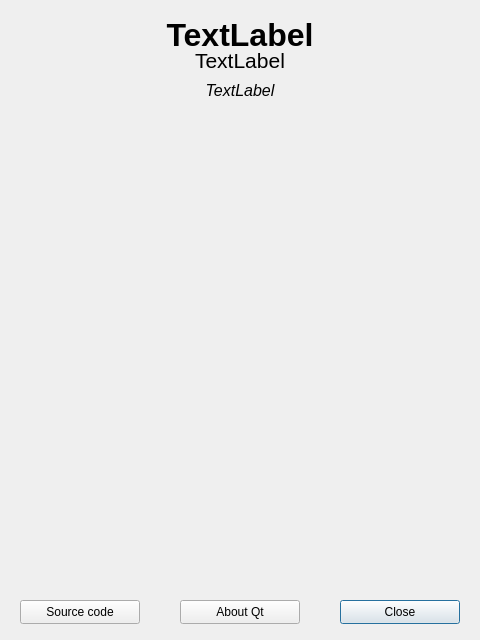
<?xml version="1.0" encoding="UTF-8"?>
<ui version="4.0">
 <class>AboutDialog</class>
 <widget class="QDialog" name="AboutDialog">
  <property name="geometry">
   <rect>
    <x>0</x>
    <y>0</y>
    <width>480</width>
    <height>640</height>
   </rect>
  </property>
  <property name="windowTitle">
   <string>About</string>
  </property>
  <widget class="QPushButton" name="pushButton_Close">
   <property name="geometry">
    <rect>
     <x>340</x>
     <y>600</y>
     <width>120</width>
     <height>24</height>
    </rect>
   </property>
   <property name="text">
    <string>Close</string>
   </property>
  </widget>
  <widget class="QLabel" name="label_Appname">
   <property name="geometry">
    <rect>
     <x>10</x>
     <y>10</y>
     <width>460</width>
     <height>50</height>
    </rect>
   </property>
   <property name="font">
    <font>
     <pointsize>24</pointsize>
     <weight>75</weight>
     <bold>true</bold>
    </font>
   </property>
   <property name="text">
    <string>TextLabel</string>
   </property>
   <property name="alignment">
    <set>Qt::AlignCenter</set>
   </property>
  </widget>
  <widget class="QLabel" name="label_Version">
   <property name="geometry">
    <rect>
     <x>10</x>
     <y>45</y>
     <width>460</width>
     <height>30</height>
    </rect>
   </property>
   <property name="font">
    <font>
     <pointsize>16</pointsize>
    </font>
   </property>
   <property name="text">
    <string>TextLabel</string>
   </property>
   <property name="alignment">
    <set>Qt::AlignCenter</set>
   </property>
  </widget>
  <widget class="QLabel" name="label_Developer">
   <property name="geometry">
    <rect>
     <x>10</x>
     <y>75</y>
     <width>460</width>
     <height>30</height>
    </rect>
   </property>
   <property name="font">
    <font>
     <pointsize>12</pointsize>
     <italic>true</italic>
    </font>
   </property>
   <property name="text">
    <string>TextLabel</string>
   </property>
   <property name="alignment">
    <set>Qt::AlignCenter</set>
   </property>
  </widget>
  <widget class="QPushButton" name="pushButton_AboutQt">
   <property name="geometry">
    <rect>
     <x>180</x>
     <y>600</y>
     <width>120</width>
     <height>24</height>
    </rect>
   </property>
   <property name="text">
    <string>About Qt</string>
   </property>
  </widget>
  <widget class="QPushButton" name="pushButton_Sourcecode">
   <property name="geometry">
    <rect>
     <x>20</x>
     <y>600</y>
     <width>120</width>
     <height>24</height>
    </rect>
   </property>
   <property name="text">
    <string>Source code</string>
   </property>
  </widget>
 </widget>
 <resources/>
 <connections/>
</ui>
